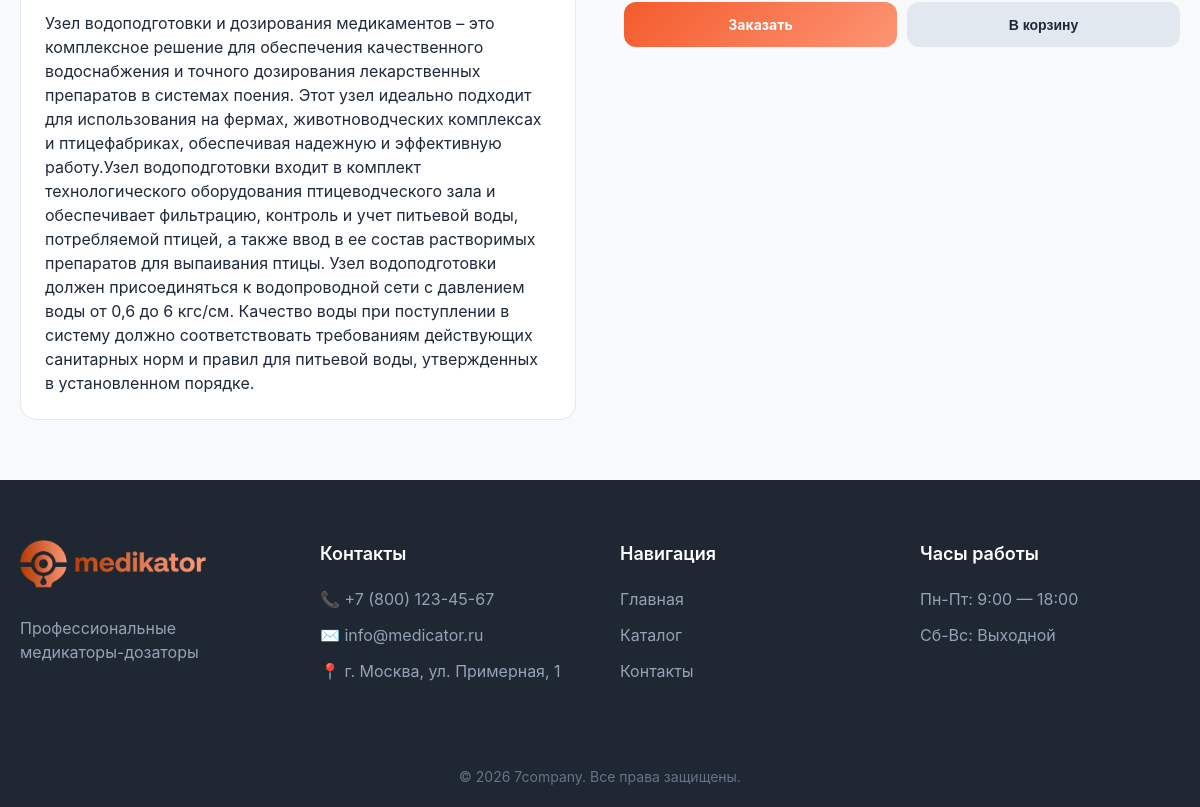
The page /product/uzel-vodopodgotovki (lower part) on the database as committed earlier.
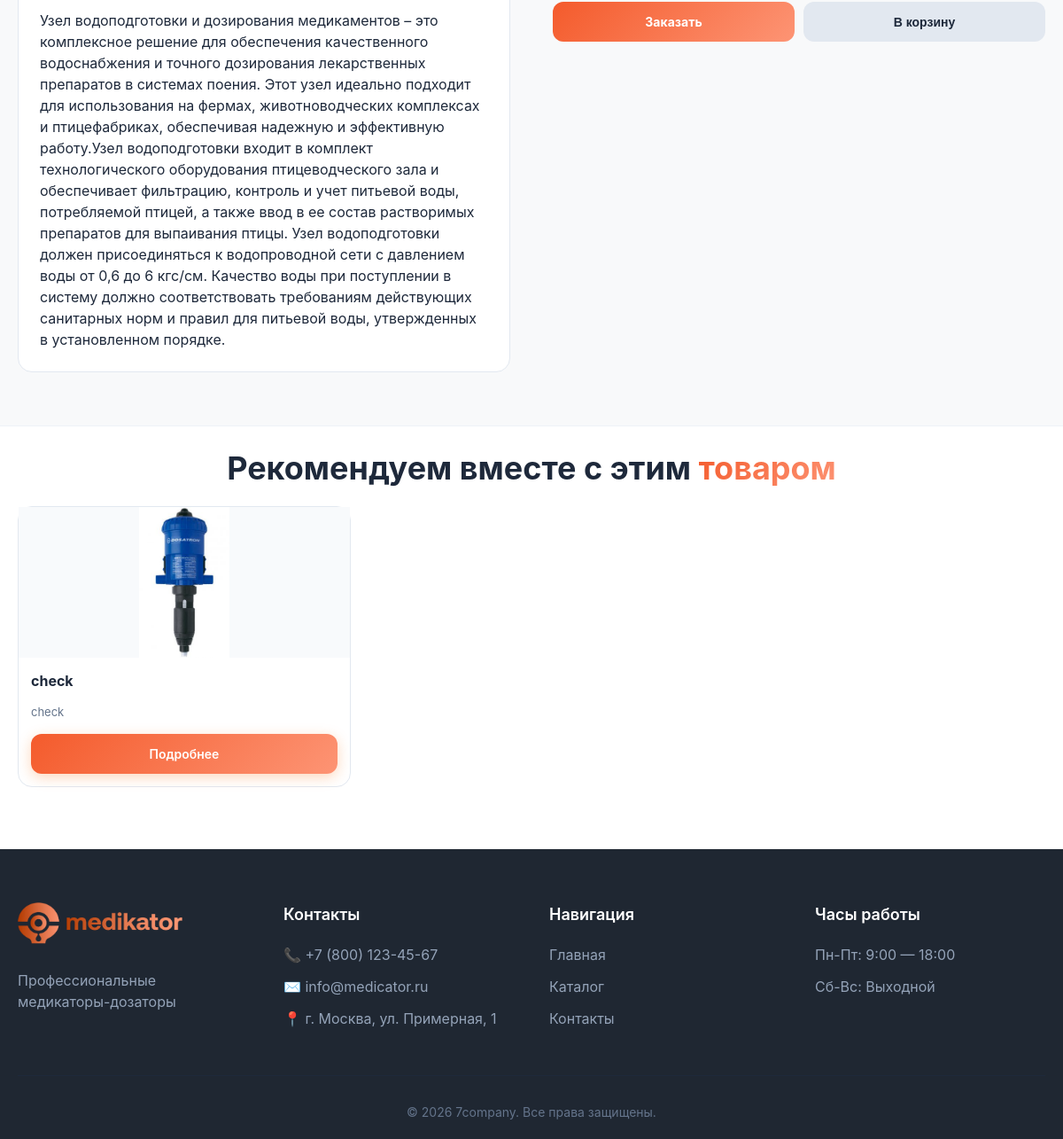
The same page on the database as committed later.
### tables this page shows
CREATE TABLE `medicator` (
  `id` int(11) NOT NULL,
  `name` varchar(255) NOT NULL,
  `d_dosing` varchar(255) NOT NULL,
  `performance` varchar(255) NOT NULL,
  `pressure` varchar(255) NOT NULL,
  `temperature` varchar(255) NOT NULL,
  `connections` varchar(255) NOT NULL,
  `m_seal` varchar(255) NOT NULL,
  `m_case` varchar(255) NOT NULL,
  `dop` varchar(255) NOT NULL,
  `passport` varchar(255) DEFAULT NULL,
  `user_pass` varchar(255) DEFAULT NULL,
  `opis` varchar(2555) NOT NULL,
  `filtr` varchar(255) NOT NULL,
  `slug` varchar(255) DEFAULT NULL
);

### includes/water_treatment.php (called while the page is built, shortened)
<?php
function get_water_treatment_path()
{
    return __DIR__ . '/../storage/water-treatment.json';
}
function slugify_ru_text($text)
{
    $text = (string)$text;
    if (function_exists('mb_strtolower')) {
        $text = mb_strtolower($text, 'UTF-8');
    } else {
        $text = strtolower($text);
    }
    $text = trim($text);
    $map = [
        'а' => 'a', 'б' => 'b', 'в' => 'v', 'г' => 'g', 'д' => 'd',
        'е' => 'e', 'ё' => 'e', 'ж' => 'zh', 'з' => 'z', 'и' => 'i',
        'й' => 'y', 'к' => 'k', 'л' => 'l', 'м' => 'm', 'н' => 'n',
        'о' => 'o', 'п' => 'p', 'р' => 'r', 'с' => 's', 'т' => 't',
        'у' => 'u', 'ф' => 'f', 'х' => 'h', 'ц' => 'ts', 'ч' => 'ch',
        'ш' => 'sh', 'щ' => 'sch', 'ъ' => '', 'ы' => 'y', 'ь' => '',
        'э' => 'e', 'ю' => 'yu', 'я' => 'ya',
    ];
    $text = strtr($text, $map);
    $text = preg_replace('/[^a-z0-9]+/i', '-', $text);
    $text = trim((string)$text, '-');
    return $text !== '' ? $text : 'water-treatment';
}
function load_water_treatment_product()
{
    $path = get_water_treatment_path();
    $raw = file_get_contents($path);
    $decoded = json_decode($raw, true);
    $entry = reset($decoded);
    $name = trim((string)($entry['Имя'] ?? 'Узел водоподготовки'));
    $slug = slugify_ru_text($name);
    $mainImg = (string)($entry['img'] ?? '');
    if ($mainImg !== '' && strpos($mainImg, 'product/') === 0) {
        $mainImg = 'products/' . substr($mainImg, strlen('product/'));
    }
    return [
        'type' => 'water-treatment',
        'id' => 0,
        'name' => $name,
        'slug' => $slug,
        'filtr' => $name,
        'opis' => (string)($entry['описание'] ?? ''),
        'main_img' => $mainImg,
        'table_rows' => [
            ['label' => 'температура воздуха, °С', 'value' => (string)($entry['температура воздуха, °С'] ?? '')],
            ['label' => 'относительная влажность при 20° С', 'value' => (string)($entry['относительная влажность при 20° С'] ?? '')],
            ['label' => 'давление воды, устанавливаемое регулятором, кгс/см', 'value' => ''],
            ['label' => 'при работе с медикатором', 'value' => (string)($entry['при работе с медикатором'] ?? '')],
            ['label' => 'при работе без медикатора', 'value' => (string)($entry['при работе без медикатора'] ?? '')],
            ['label' => 'габаритные размеры системы водоподготовки, мм, не более', 'value' => (string)($entry['габаритные размеры системы водоподготовки, мм, не более'] ?? '')],
        ],
    ];
}

### product.php (the view, shortened to what the rows shown need)
<?php
require_once __DIR__ . '/includes/config.php';
require_once __DIR__ . '/includes/water_treatment.php';
$slug = isset($_GET['slug']) ? $_GET['slug'] : '';
$waterTreatmentProduct = load_water_treatment_product();
$isWaterTreatmentProduct = is_array($waterTreatmentProduct) && ($slug === ($waterTreatmentProduct['slug'] ?? ''));
$relatedProducts = [];
if ($isWaterTreatmentProduct) {
    $stmt = $mysqli->prepare("
        SELECT m.*,
               (SELECT path_img FROM medicator_img WHERE medicator_id = m.id AND is_Main = 1 LIMIT 1) as main_img
        FROM medicator m
        ORDER BY m.id DESC
        LIMIT 8
    ");
    $stmt->execute();
    $resAny = $stmt->get_result();
    while ($resAny && ($row = $resAny->fetch_assoc())) {
        $relatedProducts[] = $row;
    }
}
?>
<!DOCTYPE html>
<html lang="ru">
<head>
    <link rel="stylesheet" href="css/style.css">
    <link rel="stylesheet" href="css/product.css">
</head>
<body>
    <?php if ($isWaterTreatmentProduct && !empty($relatedProducts)): ?>
    <section class="related-products">
        <div class="container">
            <h2 class="section-title">
                Рекомендуем вместе с этим <span class="gradient-text">товаром</span>
            </h2>
            <div class="related-products__list">
                <?php foreach ($relatedProducts as $rp): ?>
                    <article class="related-product-card">
                        <div class="related-product-card__image">
                            <img src="<?= htmlspecialchars($rp['main_img'] ?? 'products/medikator.jpg') ?>" alt="<?= htmlspecialchars($rp['name']) ?>">
                        </div>
                        <div class="related-product-card__body">
                            <h3><?= htmlspecialchars($rp['name']) ?></h3>
                            <p><?= htmlspecialchars($rp['filtr'] ?? 'Серия') ?></p>
                            <a class="btn btn-primary" href="/product/<?= rawurlencode($rp['slug']) ?>">Подробнее</a>
                        </div>
                    </article>
                <?php endforeach; ?>
            </div>
        </div>
    </section>
    <?php endif; ?>
</body>
</html>

Rows that differ between the two databases and show on the page:
added medicator: name "check", filtr "check"
Other text that changed with them:
text now shown: "Рекомендуем вместе с этим"
